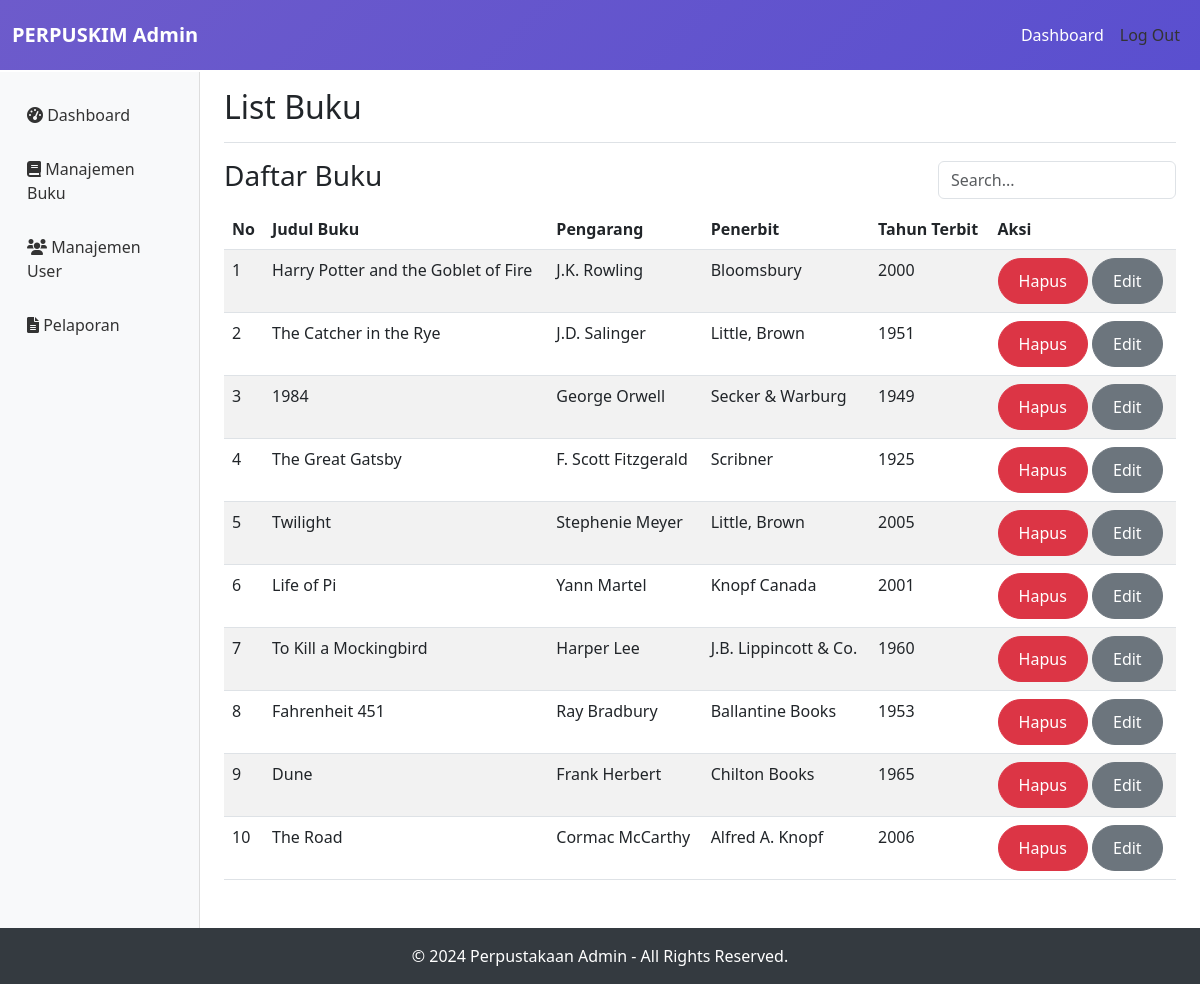
/admin/listbook (signed in), run on the app's committed database.
### tables this page shows
CREATE TABLE `buku` (
  `id` int(11) NOT NULL AUTO_INCREMENT,   
  `isbn` varchar(13) DEFAULT NULL,
  `judul` varchar(255) NOT NULL,
  `penulis` varchar(255) NOT NULL,
  `penerbit` varchar(255) DEFAULT NULL,
  `tahun_terbit` year(4) DEFAULT NULL,
  `kategori` varchar(100) DEFAULT NULL,
  `status` enum('tersedia','dipinjam') DEFAULT 'tersedia',
  PRIMARY KEY (`id`)   
);

### controllers/AdminController.php (called while the page is built, shortened)
<?php
require_once 'models/Buku.php';
class AdminController extends Middleware {
    private $model = array();
    public function __construct(){
        $this->model['buku'] = new Buku();
    }
    public function listbook(){
        $getBook = $this->model['buku']->ambilBuku();
        include 'views/ListBukuAdmin.php';
    }
}

### models/koneksi.php (called while the page is built, shortened)
<?php
class Koneksi {
    private $servername = "localhost";
    private $username = "root";
    private $password = "";
    private $dbname = "db_perpusteknik";
    public function __construct() {
        try {
            $this->conn = new PDO("mysql:host=$this->servername;dbname=$this->dbname", $this->username, $this->password);
        }
        catch(PDOException $e) {
            die("Koneksi gagal: " . $e->getMessage());
        }
    }
}

### models/Buku.php (called while the page is built, shortened)
<?php
require_once 'Koneksi.php';
class Buku extends Koneksi {
    public function ambilBuku() {
        $sql = "SELECT * FROM buku";
        $stmt = $this->conn->prepare($sql);
        $stmt->execute();
        return $stmt->fetchAll(PDO::FETCH_ASSOC);
    }
}

### views/ListBukuAdmin.php (the view, shortened to what this page needs)
<!DOCTYPE html>
<html lang="id">
<head>
    <link href="https://cdn.jsdelivr.net/npm/bootstrap@5.3.0-alpha1/dist/css/bootstrap.min.css" rel="stylesheet">
    <link href="https://cdnjs.cloudflare.com/ajax/libs/font-awesome/6.0.0-beta3/css/all.min.css" rel="stylesheet">
    <link rel="stylesheet" href="../assets/css/admin.css">
</head>
<body>
    <nav class="navbar navbar-expand-lg navbar-dark fixed-top">
        <div class="container-fluid">
            <a class="navbar-brand" href="#">PERPUSKIM Admin</a>
            <div class="collapse navbar-collapse" id="navbarNav">
                <ul class="navbar-nav ms-auto">
                    <li class="nav-item">
                        <a class="nav-link active" href="/admin">Dashboard</a>
                    </li>
                    <li class="nav-item">
                        <a class="nav-link" href="/auth/logout">Log Out</a>
                    </li>
                </ul>
            </div>
        </div>
    </nav>
    <div class="container-fluid mt-5 pt-4">
        <div class="row">
            <nav id="sidebarMenu" class="col-md-3 col-lg-2 d-md-block sidebar collapse">
                <div class="position-sticky pt-3">
                    <ul class="nav flex-column">
                        <li class="nav-item">
                            <a class="nav-link" href="/admin">
                                <i class="fas fa-tachometer-alt"></i> Dashboard
                            </a>
                        </li>
                        <li class="nav-item">
                            <a class="nav-link" href="/admin#manajemenBuku">
                                <i class="fas fa-book"></i> Manajemen Buku
                            </a>
                        </li>
                        <li class="nav-item">
                            <a class="nav-link" href="/admin#manajemenUser">
                                <i class="fas fa-users"></i> Manajemen User
                            </a>
                        </li>
                        <li class="nav-item">
                            <a class="nav-link" href="/admin#pelaporan">
                                <i class="fas fa-file-alt"></i> Pelaporan
                            </a>
                        </li>
                    </ul>
                </div>
            </nav>
            <main class="col-md-9 ms-sm-auto col-lg-10 px-md-4">
                <div class="d-flex justify-content-between flex-wrap flex-md-nowrap align-items-center pt-3 pb-2 mb-3 border-bottom">
                    <h1 class="h2">List Buku</h1>
                </div>
                <section id="listBuku" class="mb-5">
                    <div class="d-flex justify-content-between align-items-center mb-2">
                        <h3>Daftar Buku</h3>
                        <input type="text" class="form-control w-25" id="searchBar" placeholder="Search...">
                    </div>
                    <table class="table table-striped" id="bookTable">
                        <thead>
                            <tr>
                                <th>No</th>
                                <th>Judul Buku</th>
                                <th>Pengarang</th>
                                <th>Penerbit</th>
                                <th>Tahun Terbit</th>
                                <th>Aksi</th>
                            </tr>
                        </thead>
                        <tbody>
                             <?php
                                foreach ($getBook as $itemBook):
                             ?>
                            <tr>
                                <td> <?= $itemBook['id']; ?> </td>
                                <td> <?= $itemBook['judul']; ?> </td>
                                <td> <?= $itemBook['penulis']; ?> </td>
                                <td> <?= $itemBook['penerbit']; ?> </td>
                                <td> <?= $itemBook['tahun_terbit']; ?> </td>
                                <td>
                                    <a class="btn btn-danger" href="/book/delete/<?=$itemBook['id'];?>">Hapus</a>
                                    <a class="btn btn-secondary" href="/book/edit/<?=$itemBook['id'];?>">Edit</a>
                                </td>
                            </tr>
                            <?php
                                endforeach;
                            ?>
                        </tbody>
                    </table>
                </section>
            </main>
        </div>
    </div>
    <footer class="text-center py-3">
        <p>&copy; 2024 Perpustakaan Admin - All Rights Reserved.</p>
    </footer>
</body>
</html>

### index.php (shortened to what this page needs)
<?php
require_once 'controllers/AdminController.php';
$url = ltrim($_SERVER['REQUEST_URI'], '/');
$url = explode('/', $url);
$controller = 'home';
$method = 'index';
$params = [];
if(!empty($url[0])) {
    $controller = $url[0];
    unset($url[0]);
}
if(!empty($url[1])) {
    $method = $url[1];
}
switch($controller) {
    case 'admin':
        $admin = new AdminController();
        call_user_func_array([$admin, $method], $params);
        break;
}

### assets/css/admin.css (style rules this page uses)
.navbar { background: linear-gradient(135deg, #6d5bcb, #5a4fcf); }
.navbar-brand { font-weight: bold; }
.sidebar { background-color: #f8f9fa; border-right: 1px solid #ddd; }
.nav-link { color: #333; font-weight: 500; padding: 15px; transition: background-color 0.3s ease; }
.btn { border-radius: 30px; padding: 10px 20px; transition: background-color 0.3s ease, transform 0.2s; }
footer { background: #343a40; color: white; }
footer > p { margin-bottom: 0; }

### data on the page
buku: id "1", judul "Harry Potter and the Goblet of Fire", penulis "J.K. Rowling", penerbit "Bloomsbury", tahun_terbit "2000"
buku: id "2", judul "The Catcher in the Rye", penulis "J.D. Salinger", penerbit "Little, Brown", tahun_terbit "1951"
buku: id "3", judul "1984", penulis "George Orwell", penerbit "Secker & Warburg", tahun_terbit "1949"
buku: id "4", judul "The Great Gatsby", penulis "F. Scott Fitzgerald", penerbit "Scribner", tahun_terbit "1925"
buku: id "5", judul "Twilight", penulis "Stephenie Meyer", penerbit "Little, Brown", tahun_terbit "2005"
buku: id "6", judul "Life of Pi", penulis "Yann Martel", penerbit "Knopf Canada", tahun_terbit "2001"
buku: id "7", judul "To Kill a Mockingbird", penulis "Harper Lee", penerbit "J.B. Lippincott & Co.", tahun_terbit "1960"
buku: id "8", judul "Fahrenheit 451", penulis "Ray Bradbury", penerbit "Ballantine Books", tahun_terbit "1953"
buku: id "9", judul "Dune", penulis "Frank Herbert", penerbit "Chilton Books", tahun_terbit "1965"
buku: id "10", judul "The Road", penulis "Cormac McCarthy", penerbit "Alfred A. Knopf", tahun_terbit "2006"
